Frame 1 (no input): blank canvas, image omitted
Frame 60 (no input): blank canvas, image omitted
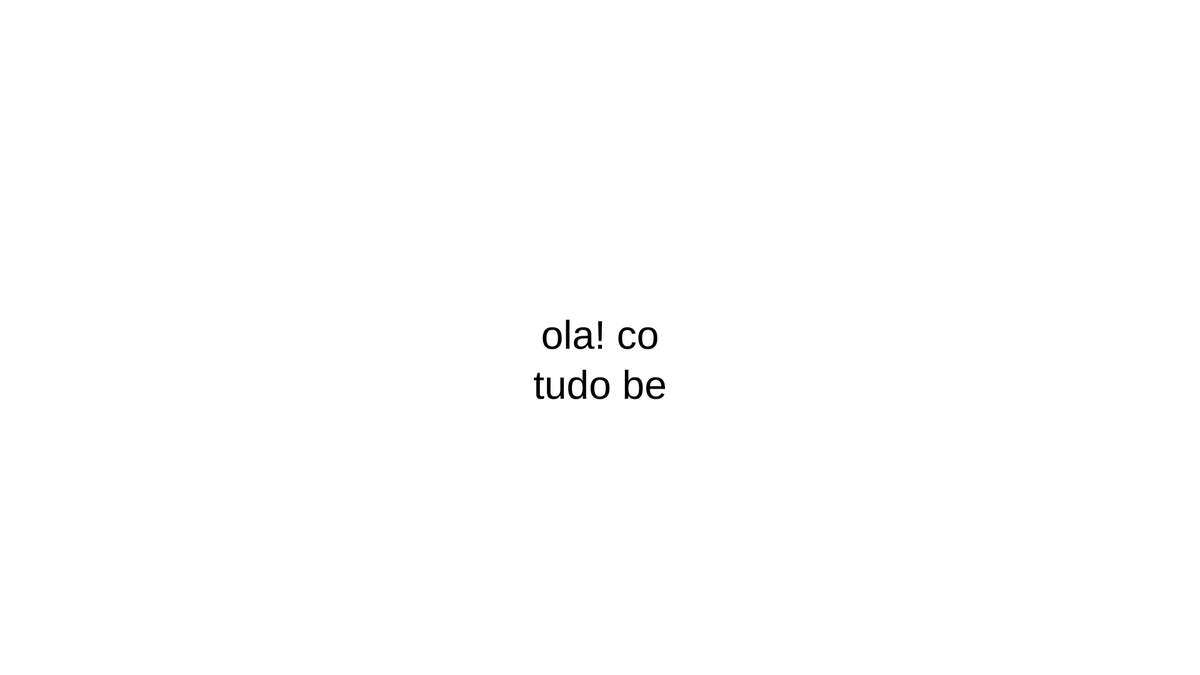
Frame 120 (the mouse pressed at the canvas centre since frame 60)

The p5.js sketch whose frames 1 and 60 were blank and that drew this single picture after the mouse press (run headless with seeded random() and noise() and a simulated clock; from frame 60 on, the mouse is pressed at the canvas centre):

// p5.js sketch
// ── sketch.js
 //by: zhar

 function setup() {
    createCanvas(1920, 1080);
  }
  
  function draw() {
    background("white");
    fill ("black");
    textSize (64);
    textAlign (CENTER, CENTER);
    
    let maximo = width;
    let monimo = 0;
    let palavra = "ola! como vai"
    let palavra2 = "tudo bem?"
    let letras = map (mouseX, 0, width, 1, palavra.length);
    let letras2 = (touches, 0, width, 1, palavra.legth);
    let parcial = palavra.substring(0, letras)
    let parcial2 = palavra2.substring(0, letras)
    text (parcial, 960, 540);
    text (parcial2, 960, 620);
  }
